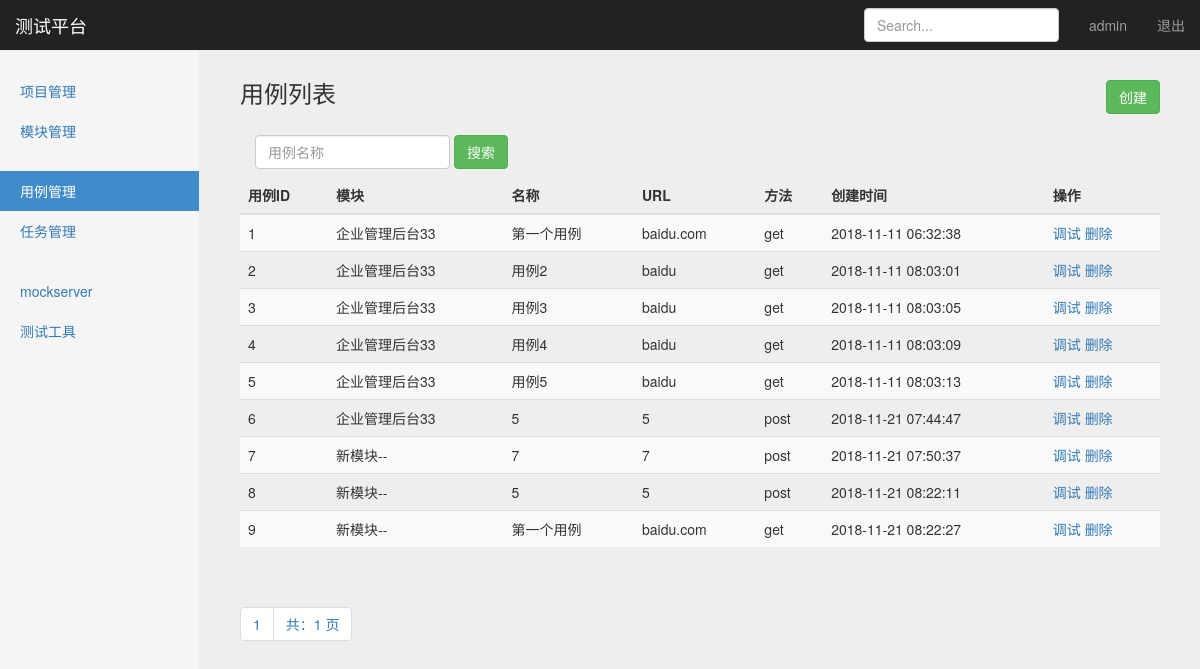
The page /interface/case_manage/ (signed in) on the database as committed earlier.
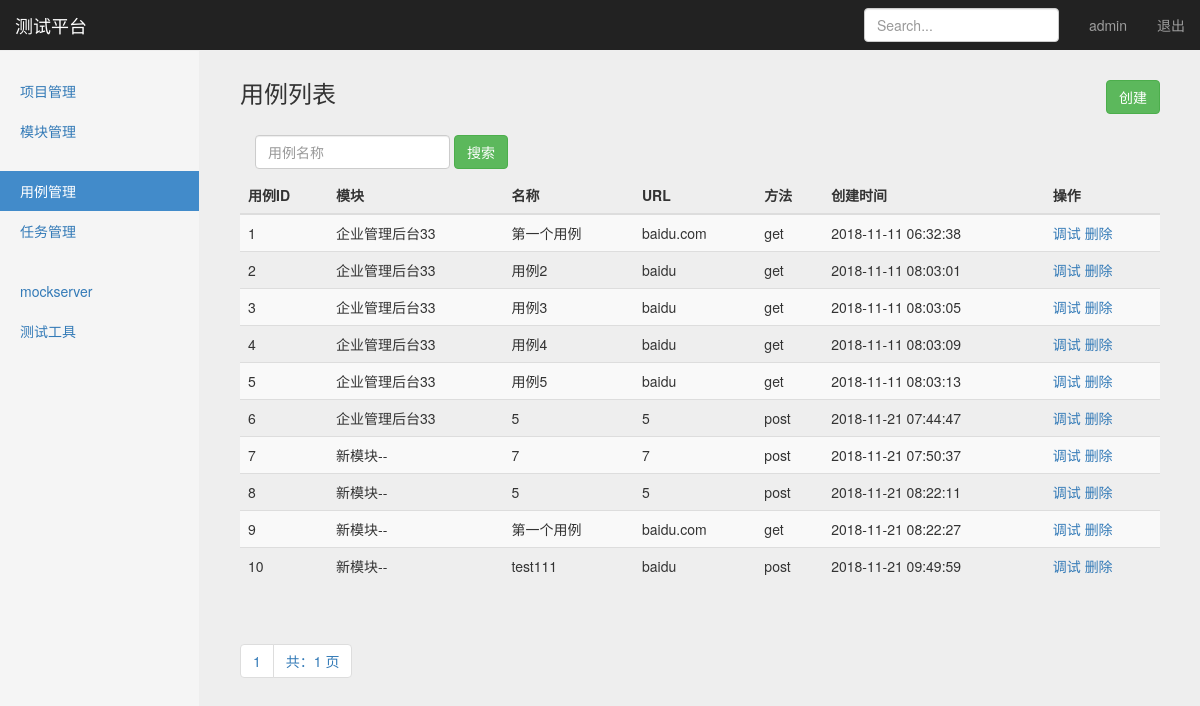
The same page on the database as committed later.
### interface_app/models.py (models this page shows, shortened)
class TestCase(models.Model):
    module = models.ForeignKey(Module, on_delete=models.CASCADE) # on_delete参数表示项目删除后，模块也跟随删除
    name = models.CharField("名称", max_length=100, blank=False, default="")
    url = models.TextField("URL", default="")
    req_method = models.CharField("方法", max_length=10, default="")
    req_type = models.CharField("参数类型", max_length=10, default="")
    req_header = models.TextField("header", default="")
    req_parameter = models.TextField("参数", default="")
    reponses_assert = models.TextField("验证", default="")
    create_time = models.DateTimeField("创建时间", auto_now_add=True)

### projects_app/models.py (models this page shows)
class Module(models.Model):
    project = models.ForeignKey(Project, on_delete=models.CASCADE) # on_delete参数表示项目删除后，模块也跟随删除
    name = models.CharField("名称", max_length=100, blank=False, default="")
    description = models.TextField("描述", default="")
    create_time = models.DateTimeField("创建时间", auto_now=True)
    def __str__(self):
        return self.name

### interface_app/views/testcase_views.py (the view)
# urls.py: path('case_manage/', testcase_views.case_manage),
@login_required
def case_manage(request):
    testcases = TestCase.objects.all()
    paginator = Paginator(testcases, 10)
    page = request.GET.get('page')
    try:
        contacts = paginator.page(page)
    except PageNotAnInteger:
        contacts = paginator.page(1)
    except EmptyPage:
        contacts = paginator.page(paginator.num_pages)
    if request.method == "GET":
        return render(request, "case_manage.html", {
            "type": "list",
            "testcases": contacts,
        })
    else:
        return HttpResponse("404")

### templates/case_manage.html (shortened to what this page needs)
{% extends "base.html" %}
{% block content %}
    <nav class="navbar navbar-inverse navbar-fixed-top">
      <div class="container-fluid">
        <div class="navbar-header">
          <a class="navbar-brand" href="#">测试平台</a>
        </div>
        <div id="navbar" class="navbar-collapse collapse">
          <ul class="nav navbar-nav navbar-right">
            <li><a href="#">{{user}}</a></li>
            <li><a href="/logout/">退出</a></li>
          </ul>
          <form class="navbar-form navbar-right">
            <input type="text" class="form-control" placeholder="Search...">
          </form>
        </div>
      </div>
    </nav>
    <div class="container-fluid">
        <div class="row">
            <div class="col-sm-3 col-md-2 sidebar">
                <ul class="nav nav-sidebar">
                    <li ><a href="/manage/project_manage/">项目管理</a></li>
                    <li ><a href="/manage/module_manage/">模块管理</a></li>
                </ul>
                <ul class="nav nav-sidebar">
                    <li class="active"><a href="/interface/case_manage">用例管理</a></li>
                    <li><a href="">任务管理</a></li>
                </ul>
                <ul class="nav nav-sidebar">
                    <li><a href="">mockserver</a></li>
                    <li><a href="">测试工具</a></li>
                </ul>
            </div>
        </div>
    </div>
    {% if type == 'list'%}
        <div class="col-sm-9 col-sm-offset-3 col-md-10 col-md-offset-2 main">
            <h3 class="sub-header">用例列表
                <button type="button" class="btn btn-success" style="float: right;"
                onclick="window.location.href='/interface/case_add/'">创建</button>
            </h3>
            <div class="table-responsive">
                <form class="navbar-form" method="get" action="/interface/search_case_name/">
                    <div class="form-group">
                        <input name="case_name" type="text" placeholder="用例名称" class="form-control">
                    </div>
                    <button type="submit" class="btn btn-success">搜索</button>
                </form>
            <table class="table table-striped">
              <thead>
                <tr>
                  <th>用例ID</th>
                  <th>模块</th>
                  <th>名称</th>
                  <th>URL</th>
                  <th>方法</th>
                  <th>创建时间</th>
                  <th>操作</th>
                </tr>
              </thead>
              <tbody>
                {% for case in testcases %}
                <tr>
                  <td>{{case.id}}</td>
                  <td>{{case.module}}</td>
                  <td>{{case.name}}</td>
                  <td>{{case.url}}</td>
                  <td>{{case.req_method}}</td>
                  <td>{{case.create_time | date:"Y-m-d H:i:s" }}</td>
                  <td>
                    <a href="/interface/case_debug/{{case.id}}/">调试</a>
                    <a href="/manage/project_delete/{{case.id}}/">删除</a>
                  </td>
                </tr>
              {% endfor %}
              </tbody>
            </table>
          </div>
            <div class="pagination">
                <span class="step-links">
                    <ul class="pagination">
                        <li><a href="#">{{ testcases.number }}</a></li>
                        <li><a href="#">共：{{ testcases.paginator.num_pages }} 页</a></li>
                    </ul>
                </span>
            </div>
        </div>
    {% endif %}
{% endblock %}

Rows that differ between the two databases and show on the page:
added TestCase: id "10", module "新模块--", name "test111", url "baidu", req_method "post", create_time "2018-11-21 09:49:59"
